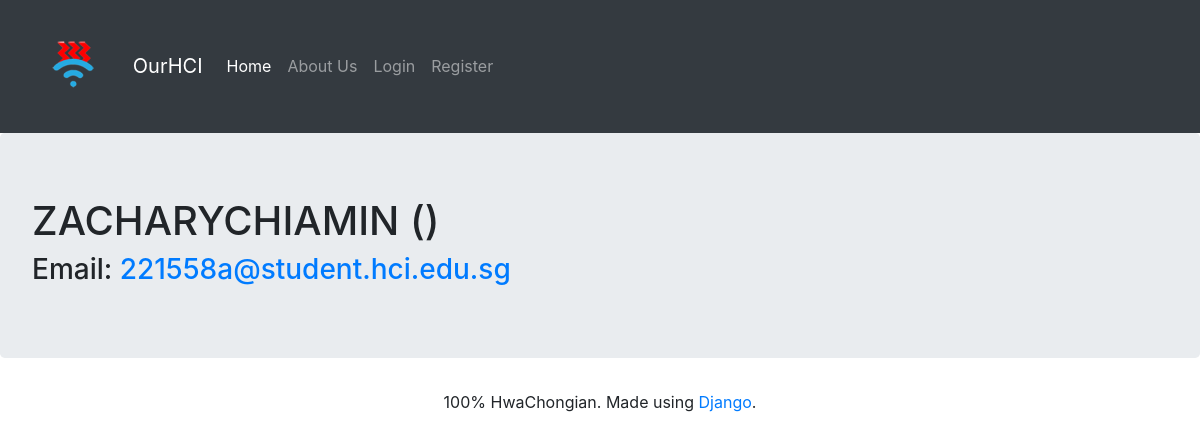
The app's page /user/ZACHARYCHIAMIN, older data.
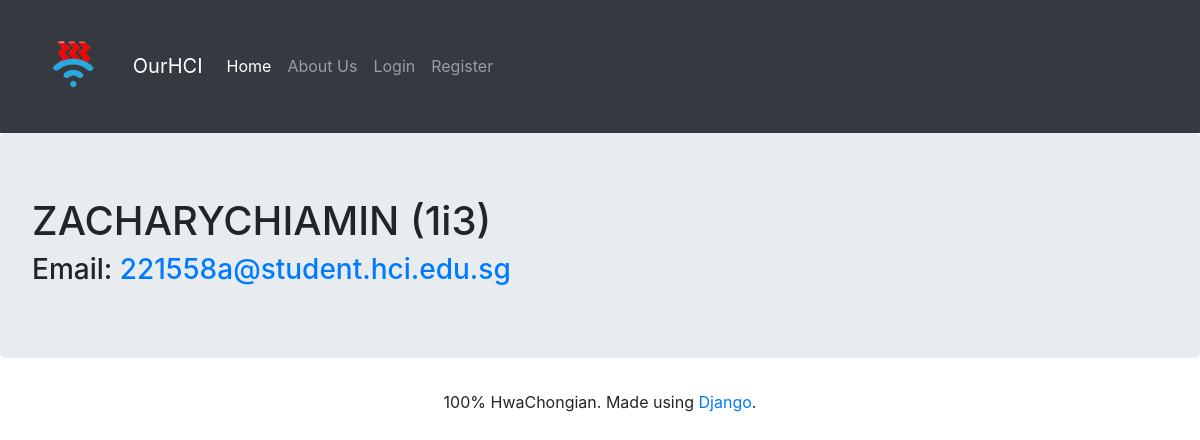
The same page, newer data.
### ourapp/models.py (models this page shows)
class User(AbstractUser):
    hciclass = models.CharField(max_length=3, null=False, blank=False)
    bio = models.CharField(max_length=500, null=True, blank=True)

### ourapp/views.py (the view)
# urls.py: path("user/<str:username>", views.profile, name="profile")
def profile(request, username):
    if request.method == "POST":
        pass
    else:
        if username == "ourhcitest+admin":
            raise Http404
        user_data = User.objects.get(username=username)
        return render(request, "ourapp/profile.html",{
            "data":user_data
        })

### ourapp/templates/ourapp/profile.html (shortened to what this page needs)
{% extends "ourapp/layout.html" %}
{% block body %}
    <div class="jumbotron">
        <h1>
            {{data.username}} ({{data.hciclass}})
        </h1>
        <h3>Email: <a href="mailto:{{data.email}}">{{data.email}}</a></h3>
    </div>
{% endblock %}

### ourapp/templates/ourapp/layout.html (shortened to what this page needs)
{% load static %}
<!DOCTYPE html>
<html lang="en">
    <head>
         <link href="{% static 'ourapp/styles.css' %}" rel="stylesheet">
         <link rel="stylesheet" href="https://cdn.jsdelivr.net/npm/bootstrap@4.6.1/dist/css/bootstrap.min.css">
    </head>
    <body id="body">
        <nav class="navbar navbar-expand-lg navbar-dark bg-dark">
            <img style="max-width:10%;height:auto;" id="ourhcilogo" class="imgsmaller" src="{%static 'ourapp/ourhci-logo.png'%}" alt="ourhci logo">
            <a class="navbar-brand" href="{% url 'index'%}">OurHCI</a>
            <div class="collapse navbar-collapse" id="navbarSupportedContent">
              <ul class="navbar-nav mr-auto">
                <li class="nav-item active">
                  <a class="nav-link" href="{% url 'index'%}">Home </a>
                </li>
                <li class="nav-item">
                  <a class="nav-link" href="{% url 'about' %}">About Us</a>
                </li>
                {% if user.is_authenticated%}
                  <li class="nav-item">
                    <a class="nav-link" href="{% url 'logout' %}">Logout</a>
                  </li>
                {%else%}
                  <li class="nav-item">
                    <a class="nav-link" href="{% url 'login' %}">Login</a>
                  </li>
                  <li class="nav-item">
                    <a class="nav-link" href="{% url 'register' %}">Register</a>
                  </li>
                {%endif%}
              </ul>
            </div>
          </nav>
        {% block body %}
        {% endblock %}
        <div class="footer">
          <p>100% HwaChongian. Made using <a href="https://djangoproject.com">Django</a>.   </p>
        </div>
    </body>
</html>

### ourapp/static/ourapp/styles.css (style rules this page uses)
body { font-family: 'Open Sans', sans-serif; background-color: #EAECEF }
.imgsmaller { max-width:40%; height:auto; }
.footer { text-align:center; padding:-10px; }

Row changes from the older to the newer data that the page shows:
changed User "ZACHARYCHIAMIN": hciclass (not shown) → "1i3"
